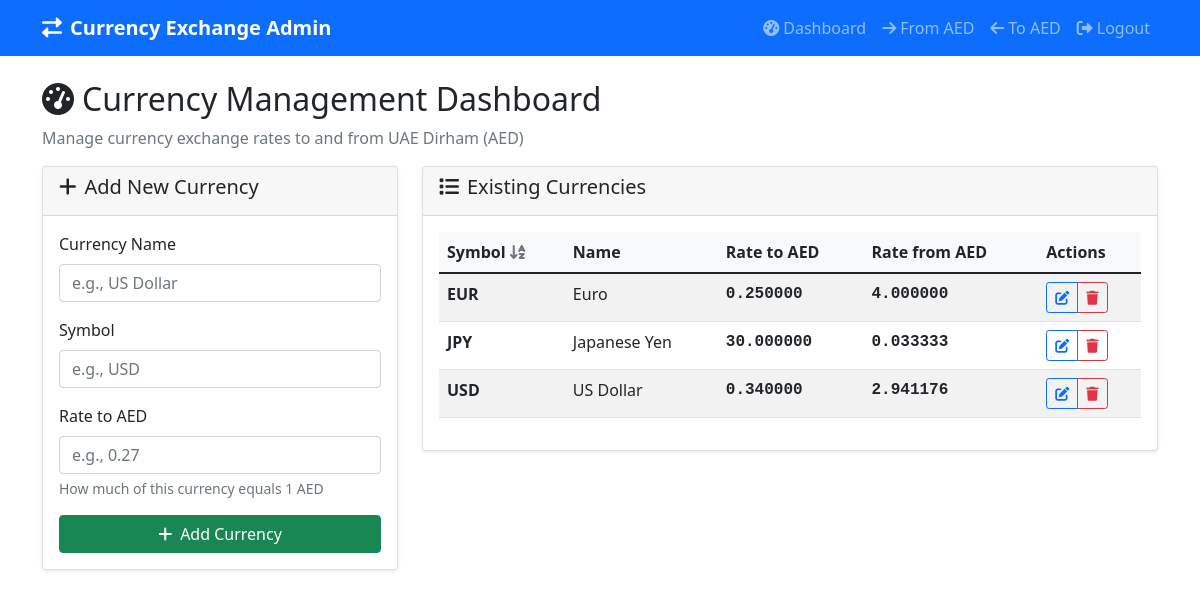
Page /dashboard (signed in) on the earlier database version.
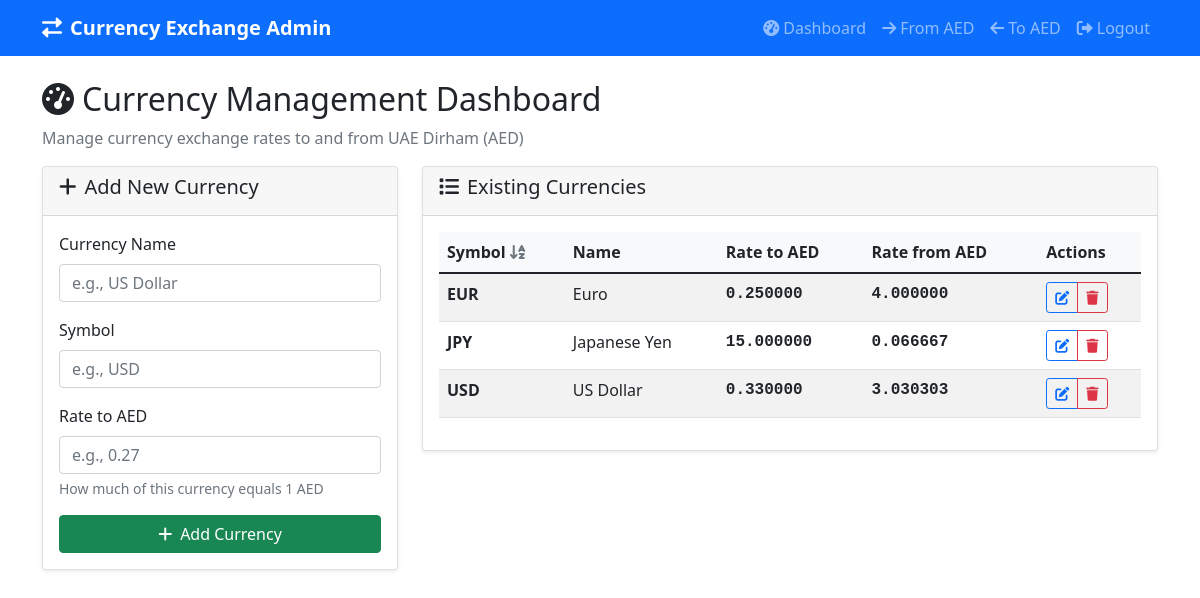
Same page on the later database version.
### app.py (models this page shows, shortened)
class Currency(db.Model):
    id = db.Column(db.Integer, primary_key=True)
    name = db.Column(db.String(100), nullable=False)
    symbol = db.Column(db.String(10), nullable=False, unique=True)
    rate_to_aed = db.Column(db.Float, nullable=False)  # How much of this currency equals 1 AED

### app.py (the view)
@app.route('/dashboard')
@login_required
def dashboard():
    currencies = Currency.query.order_by(Currency.symbol.asc()).all()
    return render_template('dashboard.html', currencies=currencies)

### app.py (called while the page is built)
@login_manager.user_loader
def load_user(user_id):
    admin_user = AdminUser.query.filter_by(username=user_id).first()
    if admin_user:
        return User(admin_user.username)
    return None

### templates/dashboard.html (shortened to what the changed rows need)
{% extends "base.html" %}
{% block content %}
<div class="row">
    <div class="col-12">
        <h2><i class="fas fa-tachometer-alt me-2"></i>Currency Management Dashboard</h2>
    </div>
</div>
<div class="row">
    <div class="col-md-8">
        <div class="card">
            <div class="card-body">
                {% if currencies %}
                <div class="table-responsive">
                    <table class="table table-striped">
                        <thead>
                            <tr>
                                <th>Symbol <i class="fas fa-sort-alpha-down text-muted"></i></th>
                                <th>Name</th>
                                <th>Rate to AED</th>
                                <th>Rate from AED</th>
                                <th>Actions</th>
                            </tr>
                        </thead>
                        <tbody>
                            {% for currency in currencies %}
                            <tr>
                                <td><strong>{{ currency.symbol }}</strong></td>
                                <td>{{ currency.name }}</td>
                                <td class="currency-rate">{{ "%.6f"|format(currency.rate_to_aed) }}</td>
                                <td class="currency-rate">{{ "%.6f"|format(1/currency.rate_to_aed) }}</td>
                                <td>
                                    <div class="btn-group btn-group-sm" role="group">
                                        <button type="button" class="btn btn-outline-primary"
                                                data-bs-toggle="modal"
                                                data-bs-target="#editModal{{ currency.id }}">
                                            <i class="fas fa-edit"></i>
                                        </button>
                                        <button type="button" class="btn btn-outline-danger"
                                                data-bs-toggle="modal"
                                                data-bs-target="#deleteModal{{ currency.id }}">
                                            <i class="fas fa-trash"></i>
                                        </button>
                                    </div>
                                </td>
                            </tr>
                            {% endfor %}
                        </tbody>
                    </table>
                </div>
                {% else %}
                <div class="text-center text-muted">
                    <i class="fas fa-coins fa-3x mb-3"></i>
                    <p>No currencies added yet. Add your first currency using the form on the left.</p>
                </div>
                {% endif %}
            </div>
        </div>
    </div>
</div>
{% endblock %}

Differences in the rows shown:
changed Currency "JPY": rate_to_aed "30.000000" → "15.000000"; 1/currency.rate_to_aed "0.033333" → "0.066667"
changed Currency "USD": rate_to_aed "0.340000" → "0.330000"; 1/currency.rate_to_aed "2.941176" → "3.030303"
